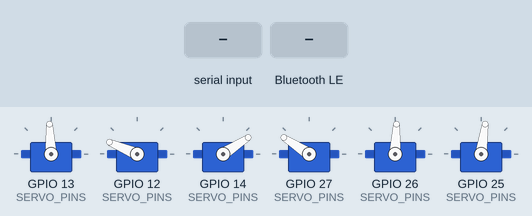
Recording of a sketch running on a simulated ESP32. Parts: 6 × servo. Inputs (shaded band) come from the test bench. WiFi joins after 1.5 s; servers stay silent unless stated; nothing arrives over Bluetooth unless stated; servo pulses on a pin are drawn as a servo (544–2400 µs = 0–180°); a phone connects over Bluetooth LE 3 s after start; what the sketch prints to the serial monitor is not drawn.

Above: at 1.7 s.
1.8 s: "s290\n" received over Serial
At 2.4 s:
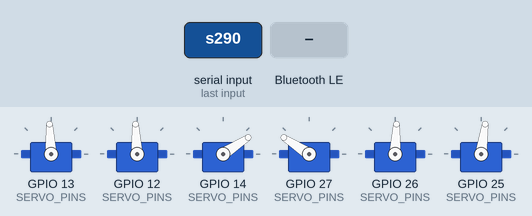
3.6 s: Bluetooth LE write "s1" received
At 4.9 s:
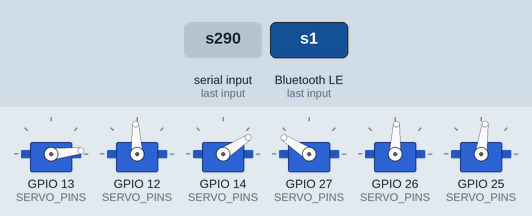
5.2 s: Bluetooth LE write "s2" received
At 6.0 s:
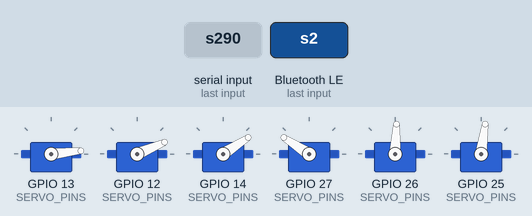
6.8 s: "s3:1\n" received over Serial
At 7.8 s:
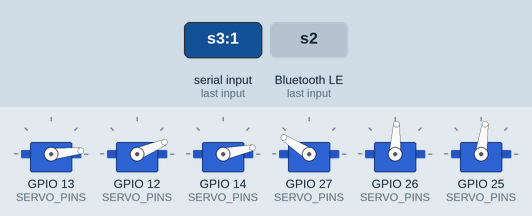
8.3 s: Bluetooth LE write "s4" received
At 8.9 s:
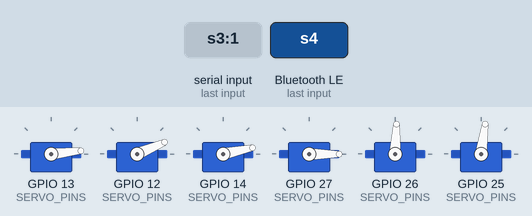
10.0 s: "s5\n" received over Serial
At 11.5 s:
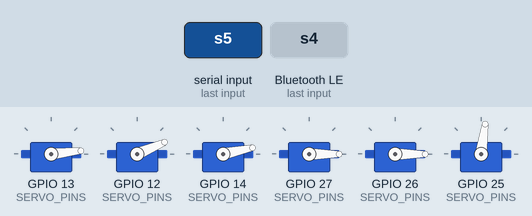
Timing chart, 0 to 12.7 s (numbered marks = the images above; inputs shaded):
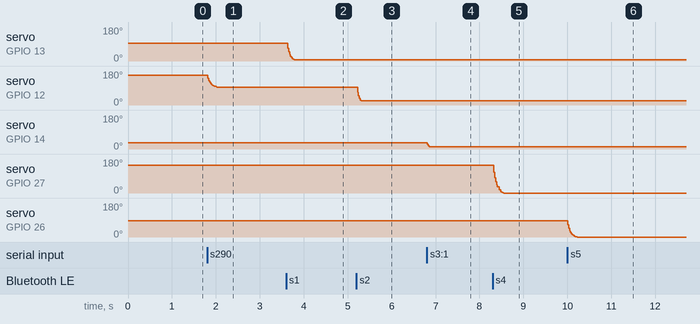

The sketch:

ArmLink_ESP32_Unified.ino
```cpp
/* ============================================================================
 * ArmLink - Direct GPIO ESP32 Robotic Arm Firmware (Arduino IDE Sketch)
 *
 * NO PCA9685 MODULE NEEDED! Servos connect directly to ESP32 GPIO pins.
 * ZERO EXTERNAL LIBRARIES REQUIRED! Compiles out-of-the-box in Arduino IDE.
 *
 * Hardware GPIO Connection Mapping:
 *   - Joint 1 (Waist / Base)    : GPIO 13 (MG996R)
 *   - Joint 2 (Shoulder)        : GPIO 12 (MG996R)
 *   - Joint 3 (Elbow)           : GPIO 14 (MG996R)
 *   - Joint 4 (Wrist Pitch)     : GPIO 27 (SG90)
 *   - Joint 5 (Wrist Roll)      : GPIO 26 (SG90)
 *   - Joint 6 (Gripper)         : GPIO 25 (SG90)
 *
 * Supports 3 Transports Simultaneously:
 *   1. USB Web Serial (UART0 @ 115200 baud)
 *   2. Wi-Fi SoftAP Server (http://192.168.4.1:81)
 *   3. Web Bluetooth LE (Nordic UART GATT Service UUID 6e400001-...)
 * ============================================================================
 */

#include <Arduino.h>
#include <WiFi.h>
#include <BLEDevice.h>
#include <BLEServer.h>
#include <BLEUtils.h>
#include <BLE2902.h>
#include <esp_arduino_version.h>

// ----------------------------------------------------------------------------
// GPIO Pin Definitions (Direct Servo Pins)
// ----------------------------------------------------------------------------
const uint8_t SERVO_PINS[6] = { 13, 12, 14, 27, 26, 25 };

#define WIFI_SSID "ArmLink_AP"
#define WIFI_PASS "arm12345"

#define BLE_SERVICE_UUID           "6e400001-b5a3-f393-e0a9-e50e24dcca9e"
#define BLE_CHARACTERISTIC_UUID_RX "6e400002-b5a3-f393-e0a9-e50e24dcca9e"
#define BLE_CHARACTERISTIC_UUID_TX "6e400003-b5a3-f393-e0a9-e50e24dcca9e"

#define NUM_JOINTS 6

// ----------------------------------------------------------------------------
// Joint Structures & Default Angles (Dejan / ArmLink Stance)
// ----------------------------------------------------------------------------
struct JointConfig {
  uint8_t gpioPin;
  uint8_t ledcChannel;
  float currentAngle;
  float targetAngle;
  float minLimit;
  float maxLimit;
  uint16_t minPulseUs;
  uint16_t maxPulseUs;
};

JointConfig joints[NUM_JOINTS] = {
  { 13, 0,  90.0f,  90.0f, 10.0f, 170.0f, 500, 2500 }, // J1: Base (MG996R)
  { 12, 1, 150.0f, 150.0f, 25.0f, 150.0f, 500, 2500 }, // J2: Shoulder (MG996R)
  { 14, 2,  35.0f,  35.0f, 15.0f, 165.0f, 500, 2500 }, // J3: Elbow (MG996R)
  { 27, 3, 140.0f, 140.0f,  0.0f, 180.0f, 500, 2500 }, // J4: Wrist Pitch (SG90)
  { 26, 4,  85.0f,  85.0f,  0.0f, 180.0f, 500, 2500 }, // J5: Wrist Roll (SG90)
  { 25, 5,  80.0f,  80.0f,  0.0f,  90.0f, 500, 2500 }  // J6: Gripper (SG90)
};

bool estopActive = false;
unsigned long lastBroadcastTime = 0;

// Bluetooth LE Objects
BLEServer* pBleServer = NULL;
BLECharacteristic* pTxCharacteristic = NULL;
bool bleClientConnected = false;

// Wi-Fi Server Object
WiFiServer wifiServer(81);

// Function Declarations
void initDirectServoPWM(uint8_t jointIdx);
void writeServoPulseUs(uint8_t jointIdx, uint16_t pulseUs);
void setServoAngle(uint8_t jointIdx, float angleDeg);
void parseAndExecuteCommand(String cmd);
void loopMotionAndTelemetry();
void broadcastState();

// ----------------------------------------------------------------------------
// BLE Callbacks
// ----------------------------------------------------------------------------
class ServerCallbacks: public BLEServerCallbacks {
    void onConnect(BLEServer* pServer) {
      bleClientConnected = true;
      Serial.println("[BLE] Web Bluetooth Client Connected.");
    };
    void onDisconnect(BLEServer* pServer) {
      bleClientConnected = false;
      Serial.println("[BLE] Client Disconnected. Restarting advertising.");
      pServer->getAdvertising()->start();
    }
};

class BleRxCallbacks: public BLECharacteristicCallbacks {
    void onWrite(BLECharacteristic *pCharacteristic) {
      String rxValue = pCharacteristic->getValue().c_str();
      if (rxValue.length() > 0) {
        parseAndExecuteCommand(rxValue);
      }
    }
};

// ----------------------------------------------------------------------------
// Setup
// ----------------------------------------------------------------------------
void setup() {
  Serial.begin(115200);
  delay(500);
  Serial.println("\n==================================================");
  Serial.println("  ArmLink Direct GPIO ESP32 Servo Firmware Ready  ");
  Serial.println("==================================================");

  // 1. Initialize Direct ESP32 LEDC PWM Timers for Servos
  for (int i = 0; i < NUM_JOINTS; i++) {
    initDirectServoPWM(i);
    setServoAngle(i, joints[i].currentAngle);
  }
  Serial.println("[Hardware] All 6 Servos attached to direct GPIO pins (13,12,14,27,26,25).");

  // 2. Initialize Wi-Fi SoftAP Server
  WiFi.softAP(WIFI_SSID, WIFI_PASS);
  IPAddress myIP = WiFi.softAPIP();
  wifiServer.begin();
  Serial.print("[Wi-Fi] SoftAP Started. IP: ");
  Serial.print(myIP);
  Serial.println(" Port: 81");

  // 3. Initialize Web Bluetooth LE
  BLEDevice::init("ESP32_ArmLink_BLE");
  pBleServer = BLEDevice::createServer();
  pBleServer->setCallbacks(new ServerCallbacks());

  BLEService *pService = pBleServer->createService(BLE_SERVICE_UUID);
  pTxCharacteristic = pService->createCharacteristic(
                        BLE_CHARACTERISTIC_UUID_TX,
                        BLECharacteristic::PROPERTY_NOTIFY
                      );
  pTxCharacteristic->addDescriptor(new BLE2902());

  BLECharacteristic *pRxCharacteristic = pService->createCharacteristic(
                                          BLE_CHARACTERISTIC_UUID_RX,
                                          BLECharacteristic::PROPERTY_WRITE | BLECharacteristic::PROPERTY_WRITE_NR
                                        );
  pRxCharacteristic->setCallbacks(new BleRxCallbacks());

  pService->start();
  pBleServer->getAdvertising()->start();
  Serial.println("[BLE] Web Bluetooth GATT Server Advertising.");
}

// ----------------------------------------------------------------------------
// Direct ESP32 Hardware PWM Functions
// ----------------------------------------------------------------------------
void initDirectServoPWM(uint8_t jointIdx) {
  uint8_t pin = joints[jointIdx].gpioPin;
  uint8_t ch = joints[jointIdx].ledcChannel;

  #if ESP_ARDUINO_VERSION_MAJOR >= 3
    ledcAttach(pin, 50, 16); // pin, 50Hz, 16-bit timer resolution
  #else
    ledcSetup(ch, 50, 16);   // channel, 50Hz, 16-bit timer resolution
    ledcAttachPin(pin, ch);
  #endif
}

void writeServoPulseUs(uint8_t jointIdx, uint16_t pulseUs) {
  uint8_t pin = joints[jointIdx].gpioPin;
  uint8_t ch = joints[jointIdx].ledcChannel;

  // 16-bit resolution @ 50Hz = 65535 ticks per 20000 microseconds
  uint32_t duty = (pulseUs * 65535UL) / 20000UL;

  #if ESP_ARDUINO_VERSION_MAJOR >= 3
    ledcWrite(pin, duty);
  #else
    ledcWrite(ch, duty);
  #endif
}

void setServoAngle(uint8_t jointIdx, float angleDeg) {
  if (jointIdx >= NUM_JOINTS) return;

  // Clamp angle to mechanical limits
  angleDeg = constrain(angleDeg, joints[jointIdx].minLimit, joints[jointIdx].maxLimit);

  // Map 0-180 degrees to microsecond pulse range (500us - 2500us)
  float pulseUs = joints[jointIdx].minPulseUs + (angleDeg / 180.0f) * (joints[jointIdx].maxPulseUs - joints[jointIdx].minPulseUs);

  writeServoPulseUs(jointIdx, (uint16_t)pulseUs);
}

// ----------------------------------------------------------------------------
// Loop Execution
// ----------------------------------------------------------------------------
void loop() {
  // 1. Handle Wi-Fi Client Connections
  WiFiClient client = wifiServer.available();
  if (client) {
    while (client.connected()) {
      if (client.available()) {
        String req = client.readStringUntil('\n');
        req.trim();
        if (req.length() > 0) parseAndExecuteCommand(req);
      }
      loopMotionAndTelemetry();
    }
  } else {
    loopMotionAndTelemetry();
  }
}

void loopMotionAndTelemetry() {
  // USB Serial Input Check
  if (Serial.available() > 0) {
    String serialInput = Serial.readStringUntil('\n');
    serialInput.trim();
    if (serialInput.length() > 0) parseAndExecuteCommand(serialInput);
  }

  // Servo Motion Smooth Interpolation (~50Hz)
  static unsigned long lastMotionTick = 0;
  if (millis() - lastMotionTick >= 20) {
    lastMotionTick = millis();

    if (!estopActive) {
      for (int i = 0; i < NUM_JOINTS; i++) {
        float diff = joints[i].targetAngle - joints[i].currentAngle;
        if (abs(diff) > 0.1f) {
          joints[i].currentAngle += diff * 0.25f; // Step interpolation
          setServoAngle(i, joints[i].currentAngle);
        } else {
          joints[i].currentAngle = joints[i].targetAngle;
          setServoAngle(i, joints[i].currentAngle);
        }
      }
    }
  }

  // Periodic Telemetry State Broadcast (~10Hz)
  if (millis() - lastBroadcastTime >= 100) {
    lastBroadcastTime = millis();
    broadcastState();
  }
}

// ----------------------------------------------------------------------------
// Command Parser
// ----------------------------------------------------------------------------
float extractNumber(String str, String key) {
  int idx = str.indexOf(key);
  if (idx == -1) return -999.0f;
  int start = str.indexOf(':', idx) + 1;
  int end = str.indexOf(',', start);
  if (end == -1) end = str.indexOf('}', start);
  if (end == -1) return -999.0f;
  return str.substring(start, end).toFloat();
}

void parseAndExecuteCommand(String cmd) {
  // ArmLink JSON Protocol: {"type":"servo_command", "angles":{...}}
  if (cmd.indexOf("servo_command") != -1 || cmd.indexOf("angles") != -1) {
    float val;
    val = extractNumber(cmd, "\"base\"");       if (val != -999.0f) joints[0].targetAngle = val;
    val = extractNumber(cmd, "\"shoulder\"");   if (val != -999.0f) joints[1].targetAngle = val;
    val = extractNumber(cmd, "\"elbow\"");      if (val != -999.0f) joints[2].targetAngle = val;
    val = extractNumber(cmd, "\"wristPitch\""); if (val != -999.0f) joints[3].targetAngle = val;
    val = extractNumber(cmd, "\"wristRoll\"");  if (val != -999.0f) joints[4].targetAngle = val;
    val = extractNumber(cmd, "\"gripper\"");    if (val != -999.0f) joints[5].targetAngle = val;
  }
  // Mobile App Slider Command Prefixes (s1..s6)
  else if (cmd.startsWith("s1")) joints[0].targetAngle = cmd.substring(2).toFloat();
  else if (cmd.startsWith("s2")) joints[1].targetAngle = cmd.substring(2).toFloat();
  else if (cmd.startsWith("s3")) joints[2].targetAngle = cmd.substring(2).toFloat();
  else if (cmd.startsWith("s4")) joints[3].targetAngle = cmd.substring(2).toFloat();
  else if (cmd.startsWith("s5")) joints[4].targetAngle = cmd.substring(2).toFloat();
  else if (cmd.startsWith("s6")) joints[5].targetAngle = cmd.substring(2).toFloat();

  // Home Pose
  else if (cmd.indexOf("home") != -1) {
    joints[0].targetAngle = 90.0f;
    joints[1].targetAngle = 150.0f;
    joints[2].targetAngle = 35.0f;
    joints[3].targetAngle = 140.0f;
    joints[4].targetAngle = 85.0f;
    joints[5].targetAngle = 80.0f;
    Serial.println("[Command] Returning to Home stance.");
  }
  // Emergency Stop (E-Stop)
  else if (cmd.indexOf("estop") != -1) {
    estopActive = (cmd.indexOf("true") != -1);
    if (estopActive) {
      Serial.println("[E-STOP] Emergency Stop Activated!");
    } else {
      Serial.println("[E-STOP] Emergency Stop Released.");
    }
  }
}

// ----------------------------------------------------------------------------
// Telemetry State Broadcast (ESP32 -> Host)
// ----------------------------------------------------------------------------
void broadcastState() {
  String json = "{\"type\":\"servo_state\",\"angles\":{";
  json += "\"base\":" + String(joints[0].currentAngle, 1) + ",";
  json += "\"shoulder\":" + String(joints[1].currentAngle, 1) + ",";
  json += "\"elbow\":" + String(joints[2].currentAngle, 1) + ",";
  json += "\"wristPitch\":" + String(joints[3].currentAngle, 1) + ",";
  json += "\"wristRoll\":" + String(joints[4].currentAngle, 1) + ",";
  json += "\"gripper\":" + String(joints[5].currentAngle, 1);
  json += "},\"timestamp\":" + String(millis()) + ",\"estop_active\":" + (estopActive ? "true" : "false") + "}";

  // Broadcast to USB Serial
  Serial.println(json);

  // Broadcast to BLE Client
  if (bleClientConnected && pTxCharacteristic) {
    pTxCharacteristic->setValue(json.c_str());
    pTxCharacteristic->notify();
  }
}
```

Measured:
- after the input at 1.8 s, servo on GPIO 12 (SERVO_PINS): moves from 157° to 93° over 0.29 s, starting at once
- after the input at 3.6 s, servo on GPIO 13 (SERVO_PINS): 93° → 6° at once
- after the input at 5.2 s, servo on GPIO 12 (SERVO_PINS): 93° → 23° at once
- after the input at 6.8 s, servo on GPIO 14 (SERVO_PINS): 33° → 12° at once
- after the input at 8.3 s, servo on GPIO 27 (SERVO_PINS): moves from 147° to 0° over 0.22 s, starting at once
- after the input at 10.0 s, servo on GPIO 26 (SERVO_PINS): moves from 87° to 0° over 0.21 s, starting at once
